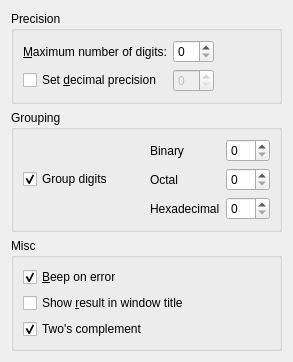
<?xml version="1.0" encoding="UTF-8"?>
<ui version="4.0">
 <class>General</class>
 <widget class="QWidget" name="General">
  <property name="geometry">
   <rect>
    <x>0</x>
    <y>0</y>
    <width>293</width>
    <height>319</height>
   </rect>
  </property>
  <property name="windowTitle">
   <string>General</string>
  </property>
  <layout class="QVBoxLayout">
   <item>
    <widget class="QGroupBox" name="precisionGroupBox">
     <property name="title">
      <string>Precision</string>
     </property>
     <layout class="QHBoxLayout">
      <item>
       <layout class="QGridLayout" name="gridLayout_2">
        <item row="0" column="0">
         <widget class="QLabel" name="textLabel1">
          <property name="text">
           <string>&amp;Maximum number of digits:</string>
          </property>
          <property name="wordWrap">
           <bool>false</bool>
          </property>
          <property name="buddy">
           <cstring>kcfg_Precision</cstring>
          </property>
         </widget>
        </item>
        <item row="0" column="1">
         <widget class="QSpinBox" name="kcfg_Precision">
          <property name="toolTip">
           <string>Maximum number of digits displayed</string>
          </property>
          <property name="whatsThis">
           <string>KCalc can compute with many more digits than the number that fits on the display. This setting gives the maximum number of digits displayed, before KCalc starts using scientific notation, i.e. notation of the type 2.34e12.</string>
          </property>
         </widget>
        </item>
        <item row="1" column="0">
         <widget class="QCheckBox" name="kcfg_Fixed">
          <property name="toolTip">
           <string>Whether to use fixed decimal places</string>
          </property>
          <property name="text">
           <string>Set &amp;decimal precision</string>
          </property>
         </widget>
        </item>
        <item row="1" column="1">
         <widget class="QSpinBox" name="kcfg_FixedPrecision">
          <property name="enabled">
           <bool>false</bool>
          </property>
          <property name="toolTip">
           <string>Number of fixed decimal digits</string>
          </property>
         </widget>
        </item>
       </layout>
      </item>
      <item>
       <spacer>
        <property name="orientation">
         <enum>Qt::Horizontal</enum>
        </property>
        <property name="sizeHint" stdset="0">
         <size>
          <width>40</width>
          <height>20</height>
         </size>
        </property>
       </spacer>
      </item>
     </layout>
    </widget>
   </item>
   <item>
    <widget class="QGroupBox" name="groupBox">
     <property name="title">
      <string>Grouping</string>
     </property>
     <layout class="QVBoxLayout" name="_2">
      <item>
       <layout class="QHBoxLayout" name="horizontalLayout">
        <item>
         <widget class="QCheckBox" name="kcfg_GroupDigits">
          <property name="toolTip">
           <string>Whether to group digits</string>
          </property>
          <property name="text">
           <string>Group digits</string>
          </property>
          <property name="checked">
           <bool>true</bool>
          </property>
         </widget>
        </item>
        <item>
         <layout class="QGridLayout" name="gridLayout">
          <item row="0" column="0">
           <widget class="QLabel" name="grouping_binary_lb">
            <property name="enabled">
             <bool>true</bool>
            </property>
            <property name="text">
             <string>Binary</string>
            </property>
           </widget>
          </item>
          <item row="1" column="0">
           <widget class="QLabel" name="grouping_octal_lb">
            <property name="text">
             <string>Octal</string>
            </property>
           </widget>
          </item>
          <item row="2" column="0">
           <widget class="QLabel" name="grouping_hexadecimal_lb">
            <property name="text">
             <string>Hexadecimal</string>
            </property>
           </widget>
          </item>
          <item row="0" column="1">
           <widget class="QSpinBox" name="kcfg_BinaryGrouping"/>
          </item>
          <item row="1" column="1">
           <widget class="QSpinBox" name="kcfg_OctalGrouping"/>
          </item>
          <item row="2" column="1">
           <widget class="QSpinBox" name="kcfg_HexadecimalGrouping"/>
          </item>
         </layout>
        </item>
       </layout>
      </item>
     </layout>
    </widget>
   </item>
   <item>
    <widget class="QGroupBox" name="miscGroupBox">
     <property name="title">
      <string>Misc</string>
     </property>
     <layout class="QVBoxLayout">
      <item>
       <layout class="QVBoxLayout" name="verticalLayout_2">
        <item>
         <widget class="QCheckBox" name="kcfg_Beep">
          <property name="toolTip">
           <string>Whether to beep on error</string>
          </property>
          <property name="text">
           <string>&amp;Beep on error</string>
          </property>
          <property name="checked">
           <bool>true</bool>
          </property>
         </widget>
        </item>
        <item>
         <widget class="QCheckBox" name="kcfg_CaptionResult">
          <property name="toolTip">
           <string>Whether to show the result in the window title</string>
          </property>
          <property name="text">
           <string>Show &amp;result in window title</string>
          </property>
         </widget>
        </item>
        <item>
         <widget class="QCheckBox" name="kcfg_TwosComplement">
          <property name="toolTip">
           <string>Whether to use Two's Complement for non-decimal numbers</string>
          </property>
          <property name="whatsThis">
           <string>Select to use Two's Complement notation for Binary, Octal and Hexidecimal numbers. This is a common notation to represent negative numbers for non-decimal numbers in computers.</string>
          </property>
          <property name="text">
           <string>Two's complement</string>
          </property>
          <property name="checked">
           <bool>true</bool>
          </property>
         </widget>
        </item>
       </layout>
      </item>
     </layout>
    </widget>
   </item>
   <item>
    <spacer name="verticalSpacer">
     <property name="orientation">
      <enum>Qt::Vertical</enum>
     </property>
     <property name="sizeHint" stdset="0">
      <size>
       <width>20</width>
       <height>40</height>
      </size>
     </property>
    </spacer>
   </item>
  </layout>
 </widget>
 <tabstops>
  <tabstop>kcfg_Precision</tabstop>
  <tabstop>kcfg_Fixed</tabstop>
  <tabstop>kcfg_FixedPrecision</tabstop>
 </tabstops>
 <connections>
  <connection>
   <sender>kcfg_Fixed</sender>
   <signal>toggled(bool)</signal>
   <receiver>kcfg_FixedPrecision</receiver>
   <slot>setEnabled(bool)</slot>
   <hints>
    <hint type="sourcelabel">
     <x>97</x>
     <y>76</y>
    </hint>
    <hint type="destinationlabel">
     <x>256</x>
     <y>94</y>
    </hint>
   </hints>
  </connection>
 </connections>
</ui>
